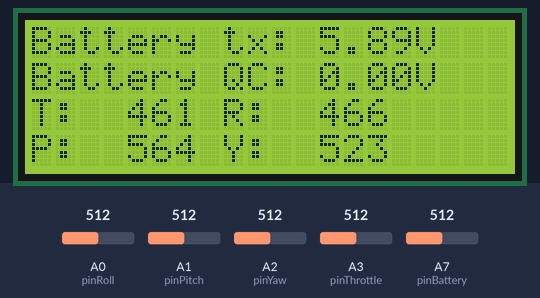
Bench run of a program on a simulated Arduino Nano, built with avr-gcc and run on an emulated ATmega328P. Parts: 20×4 character LCD. The test bench sets the inputs (shaded band); at power-on: A7 (pinBattery) = 512, A0 (pinRoll) = 512, A1 (pinPitch) = 512, A2 (pinYaw) = 512, A3 (pinThrottle) = 512. No radio packets arrive unless stated.

Above: at 1.3 s.
1.4 s: A7 (pinBattery) set to 992
At 3.2 s:
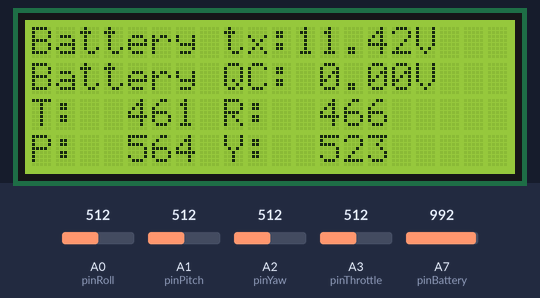
3.5 s: A0 (pinRoll) set to 716
At 4.8 s:
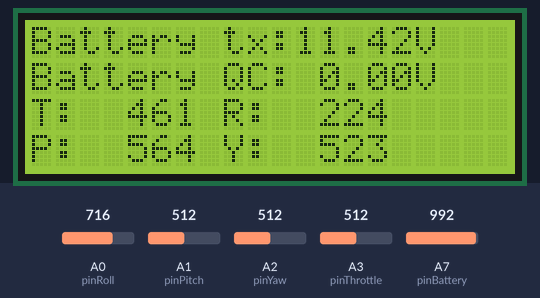
5.3 s: A1 (pinPitch) set to 716
At 6.3 s:
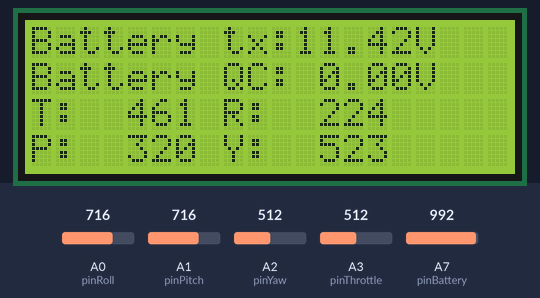
7.1 s: A2 (pinYaw) set to 716
At 8.7 s:
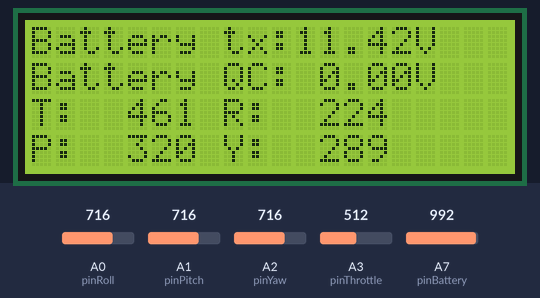
9.0 s: A3 (pinThrottle) set to 716
At 10.4 s:
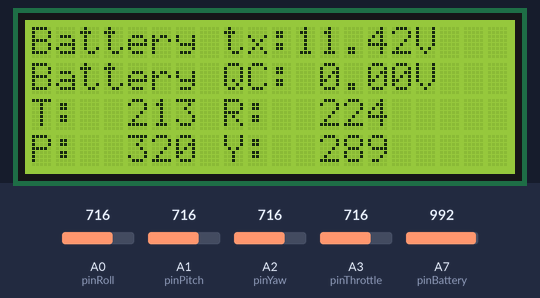
10.8 s: A7 (pinBattery) set to 716
At 12.2 s:
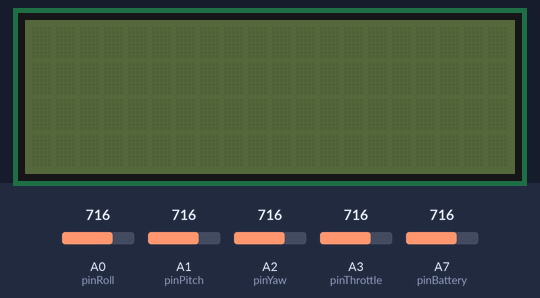
Timing chart, 0 to 13.8 s (numbered marks = the images above; inputs shaded):
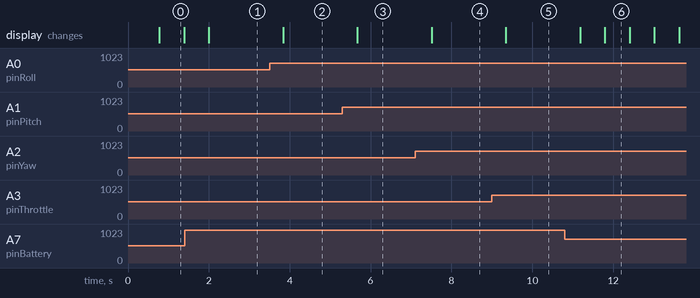

The program:

main.cpp
```cpp
#include <Arduino.h>
#include <SPI.h> // Includes SPI libary (port 10, 11, 12, 13)
#include "nRF24L01.h"
#include "RF24.h"
#include <Wire.h>
#include <LiquidCrystal_I2C.h>

/*
SPI: 1) Data from master to slave (Mosi)
        2) Data from slave to master (Miso)
        3) Clock (synchronises the data,eg. if the clock rises the slave will save the data )
        4) Slave select determines which slave is adressed
        So,
        pin 10 = slave select
        pin 11 = miso
        pin 12 = mosi
        pin 13 = clock
Not SPI
        pin 9  = enables chip or not to allow radio transmission
        pin 7  = determines ping/pong
        pin A0 = Throttle

*/

#define PAYLOAD_SIZE 8
#define TIMERCOUNTERVALUE_500HZ 0x83
#define DEBUG__

RF24 radio(9, 10);

volatile uint8_t packetReceived = 0;
volatile uint8_t signalStrength = 0;
uint8_t signalStrengthArray[256] = {0};
uint8_t pos = 0;
uint16_t sum = 0;
uint8_t txBatteryLevel = 0;
uint8_t oldtxBatteryLevel = 0;
uint8_t rxBatteryLevel = 0;
uint8_t oldrxBatteryLevel = 0;
uint8_t oldsignalStrength = 0;

// Set input pins
const int pinThrottle = A3;
const int pinRoll = A0;
const int pinPitch = A1;
const int pinYaw = A2;
const int pinBattery = A7;
//const int pinSwitch1 = 8;
//const int pinSwitch2 = 7;

const uint16_t rollOffset = 0;
const uint16_t pitchOffset = 0;
const uint16_t yawOffset = 0;
const uint16_t throttleOffset = 0;

// Border ADC values of sticks
const uint16_t throttleMin = 28;
const uint16_t throttleMax = 912;
const uint16_t rollMin = 22;
const uint16_t rollMax = 925;
const uint16_t pitchMin = 108;
const uint16_t pitchMax = 1004;
const uint16_t yawMin = 55;
const uint16_t yawMax = 989;

// Dead area of minimum and maximum stick values
const uint16_t rangeMarginMin = 20;
const uint16_t rangeMarginMax = 20;

const double batteryTxCritical = 9.6;
bool screenPowered = true;

enum stickType {throttle, roll, pitch, yaw};

bool success;

uint16_t payload[PAYLOAD_SIZE];
uint8_t acknowledgePayload[4];

#include <LiquidCrystal_I2C.h>

// Set display pins
#define I2C_ADDR    0x3F
#define BACKLIGHT_PIN     3
#define En_pin  2
#define Rw_pin  1
#define Rs_pin  0
#define D4_pin  4
#define D5_pin  5
#define D6_pin  6
#define D7_pin  7

LiquidCrystal_I2C	lcd(I2C_ADDR,En_pin,Rw_pin,Rs_pin,D4_pin,D5_pin,D6_pin,D7_pin);

void startRadio(void)
{
  radio.begin();
  radio.setRetries(1, 5); // 5 times 5 micro seconds retries

  uint64_t address = 0x007FFFFFFF;
  radio.setChannel(101);
  radio.openWritingPipe(address); // Open pipe 0 with the specified address
  radio.setPALevel(RF24_PA_HIGH); // Set power level to high
  radio.enableAckPayload();
  radio.enableDynamicPayloads();
}

void startScreen(void)
{
  lcd.begin(20,4);
  lcd.setBacklightPin(BACKLIGHT_PIN,POSITIVE);
  lcd.setBacklight(HIGH);
  lcd.home(); // go home
  lcd.print("Battery tx:     V"); //location 12-15 can be used for 4 voltage digits
  lcd.setCursor ( 0, 1 );         // go to the 2nd line
  lcd.print("Battery QC:     V"); //location 12-15 can be used for 4 voltage digits
  lcd.setCursor ( 0, 2 );         // go to the 3rd line
  lcd.print("T:      R: ");
  lcd.setCursor ( 0, 3 );         // go to the 4th line
  lcd.print("P:      Y: ");

}

void updateScreen(void)
{
  // Display transmitter battery level
  double batteryLevelTx = (double)(analogRead(pinBattery)*(5.0/1024.0)*(119.0/51.0)*1.01); //in mV
  lcd.setCursor(11,0);
  if (batteryLevelTx<10.0) {
    lcd.print(" " + (String) batteryLevelTx);
  } else {
    lcd.print((String) batteryLevelTx);
  }

  // Start blinking screen when battery is low
  if (batteryLevelTx<batteryTxCritical){
    if (screenPowered) {
      lcd.off();
      screenPowered = false;
      }
    else {
      lcd.on();
      screenPowered = true;
    }
  } else if (!screenPowered) lcd.on();

  // Display drone battery level
  double batteryLevelQC = (double)(rxBatteryLevel*(3.3/1024.0)*(267.1/46.8)*4.18); //in mV
  lcd.setCursor(11,1);
  if (batteryLevelQC<10.0) {
    lcd.print(" " + (String) batteryLevelQC);
  } else {
    lcd.print((String) batteryLevelQC);
  }

  // Display TRPY data
  for (int i=0; i<4; i++){

    //set cursor position
    if (i==0) lcd.setCursor(3,2);       //throttle position
    else if (i==1) lcd.setCursor(11,2); //roll position
    else if (i==2) lcd.setCursor(3,3);  //pitch position
    else lcd.setCursor(11,3);           //yaw position

    //set value
    if (payload[i]>=1000) {
      lcd.print((String) payload[i] + " ");
    } else if(payload[i]>=100) {
      lcd.print(" " + (String) payload[i] + " ");
    } else {
      lcd.print("  " + (String) payload[i] + " ");
    }
  }
}

uint8_t movingAvg(uint8_t *ptrArrNumbers, uint16_t *ptrSum, uint8_t pos, uint16_t len, uint8_t nextNum)
{
  //Subtract the oldest number from the prev sum, add the new number
  *ptrSum = *ptrSum - ptrArrNumbers[pos] + nextNum;
  //Assign the nextNum to the position in the array
  ptrArrNumbers[pos] = nextNum;
  //return the average
  return *ptrSum / len;
}

/* To avoid offsets and lack of range, all stick values are scaled to fit between 0 and 1024.
   E.g for throttle, everything (throttleMin + rangeMarginMin) and (throttleMax - rangeMarginMax)
   is scaled between 0 and 1024. Everything outside this range is ignored.
*/

uint16_t fetchStickValue(stickType stick){

    uint16_t rawValue = 0;
    uint16_t minBorder = 0;
    uint16_t maxBorder = 0;

  if (stick==throttle){
    rawValue = (uint16_t)analogRead(pinThrottle);
    minBorder = throttleMin + rangeMarginMin;
    maxBorder = throttleMax - rangeMarginMax;
  }
  else if (stick==roll){
    rawValue = (uint16_t)analogRead(pinRoll);
    minBorder = rollMin + rangeMarginMin;
    maxBorder = rollMax - rangeMarginMax;
  }
  else if (stick==pitch){
    rawValue = (uint16_t)analogRead(pinPitch);
    minBorder = pitchMin + rangeMarginMin;
    maxBorder = pitchMax - rangeMarginMax;
  }
  else if (stick==yaw){
    rawValue = (uint16_t)analogRead(pinYaw);
    minBorder = yawMin + rangeMarginMin;
    maxBorder = yawMax - rangeMarginMax;
  } else return 0;

  if (rawValue < minBorder) return 1024;  // invert value
  if (rawValue > maxBorder) return 0;     // invert value
  double slope = 1024.0/((double)(maxBorder-minBorder));
  return 1024-slope*(rawValue-minBorder);

}

void setup(void)
{
#ifdef DEBUG__
  Serial.begin(9600);
#endif
  // Configure the switches
  //pinMode(pinSwitch1, INPUT_PULLUP);
  //pinMode(pinSwitch2, INPUT_PULLUP);

  // Start screen
  startScreen();

  // Configure the transceiver
  startRadio();

  // set up interrupt so that readings are done with 500Hz
#ifndef DEBUG__
  noInterrupts();
  TCCR2B = 0;
  TCCR2B |= 1 << WGM12;
  TCCR2B |= 1 << CS12;
  TCNT2 = TIMERCOUNTERVALUE_500HZ;
  TIMSK2 |= 1 << OCIE2A;

  interrupts();
#endif
}

ISR(TIMER2_COMPA_vect)
{
  TCNT2 = TIMERCOUNTERVALUE_500HZ;

  payload[0] = fetchStickValue(throttle);
  payload[1] = fetchStickValue(roll);
  payload[2] = fetchStickValue(pitch);
  payload[3] = fetchStickValue(yaw);
  //payload[4] = (uint16_t)(!digitalRead(pinSwitch2) & 0x01) << 1 | (!digitalRead(pinSwitch2) & 0x01); // inverted due to pullup resistor

  success = radio.write(&payload, PAYLOAD_SIZE);

  if (radio.isAckPayloadAvailable())
  {
    success = radio.read(&acknowledgePayload, 4);
    rxBatteryLevel = acknowledgePayload[0];
    packetReceived = 100;
  }
  else
  {
    packetReceived = 0;
  }

  signalStrength = movingAvg(signalStrengthArray, &sum, pos, sizeof(signalStrengthArray), packetReceived);
  pos++;

}

void loop(void)
{

#ifdef DEBUG__
  payload[0] = fetchStickValue(throttle);
  payload[1] = fetchStickValue(roll);
  payload[2] = fetchStickValue(pitch);
  payload[3] = fetchStickValue(yaw);
  //payload[4] = (uint16_t)(!digitalRead(pinSwitch2) & 0x01) << 1 | (!digitalRead(pinSwitch2) & 0x01); // inverted due to pullup resistor
  success = radio.write(&payload, PAYLOAD_SIZE);
  if (radio.isAckPayloadAvailable())
  {
    success = radio.read(&acknowledgePayload, 4);
    rxBatteryLevel = acknowledgePayload[0];
    packetReceived = 100;
    // digitalWrite(pinSwitch1,LOW);
  }
  else
  {
    packetReceived = 0;
  }
  signalStrength = movingAvg(signalStrengthArray, &sum, pos, sizeof(signalStrengthArray), packetReceived);
  pos++;

  if (pos==1) updateScreen(); //only update screen every 256 cycles

#endif
}
```

Measured:
- after the input at 1.4 s, the display: changes after 0.60 s (image 1)
- after the input at 3.5 s, the display: changes after 0.34 s (image 2)
- after the input at 5.3 s, the display: changes after 0.37 s (image 3)
- after the input at 7.1 s, the display: changes after 0.41 s (image 4)
- after the input at 9.0 s, the display: changes after 0.34 s (image 5)
- after the input at 10.8 s, the display: first changes after 0.38 s (image 6 shows a later state)
- what the display in image 0 shows lasts 0.6 s, from 0.8 s to 1.4 s
